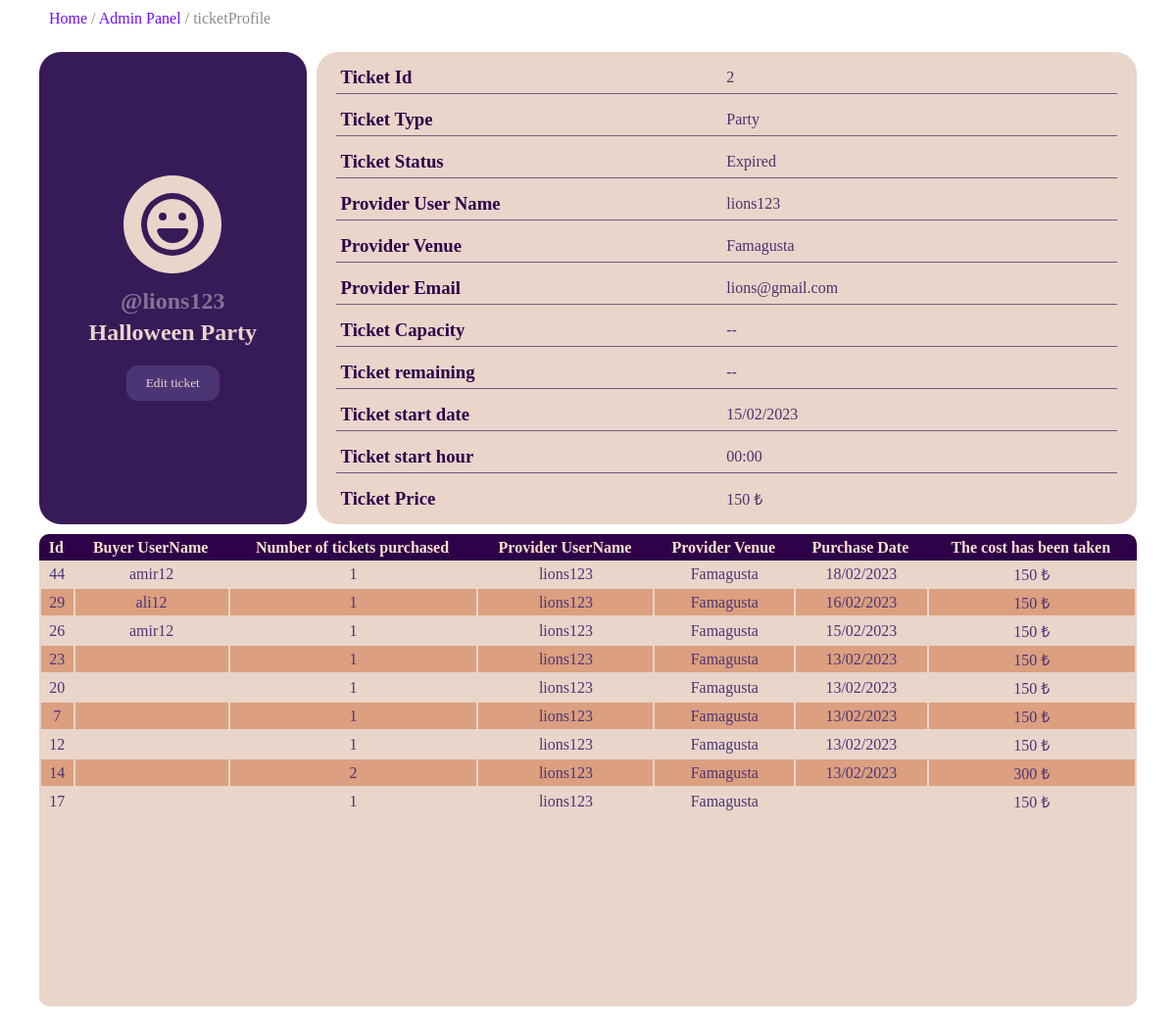
The page /panel/ticket/2/ (signed in) on the database its author committed.
### parties/models.py (models this page shows, shortened)
class PartyTicket(models.Model):
    name =  models.CharField(max_length=50,verbose_name="Party Name",null=True)
    provider = models.ForeignKey(Store,on_delete=models.CASCADE,null=True)
    price = models.IntegerField(null=True)
    start_date = models.DateTimeField(verbose_name="Start Date",null=True)
    description = models.TextField(null=True,blank=True)
    TICKET_STATUS = [
        ('cancled','Cancled'),
        ('expired','Expired'),
        ('sold out','Sold out'),
        ('selling','Selling'),
    ]
    status = models.CharField(max_length=10,choices=TICKET_STATUS,default='Selling')

class Store(models.Model):
    username = models.OneToOneField(User,on_delete=models.CASCADE,null=True)
    name = models.CharField(max_length=100,verbose_name="Name",null=True)
    address = models.CharField(max_length=200,verbose_name="Address",null=True)
    email = models.CharField(max_length=100,verbose_name="Email",null=True)
    class Meta:
        verbose_name="Provider"
    def __str__(self):
        return self.username.username

### admin_panel/models.py (models this page shows, shortened)
class CartItem(models.Model):
    product = models.ForeignKey(PartyTicket,on_delete=models.CASCADE,null=True)
    is_ordered = models.BooleanField(default=False)
    created_date = models.DateTimeField(null=True)
    quantity = models.IntegerField(default=1)
    class Meta:
        ordering = ('created_date',)
    def total_price(self):
        return self.quantity * self.product.price
    total_price = property(total_price)

class Cart(models.Model):
    customer = models.ForeignKey(Customer,on_delete=models.CASCADE,verbose_name='Csutomer name',null=True)
    ref_code = models.CharField(max_length=15,blank=True,null=True)
    creation_date = models.DateTimeField(auto_now_add=True,verbose_name='creation date')
    items = models.ManyToManyField(CartItem,blank=True)
    class Meta:
        ordering = ('-creation_date',)
    def total_price(self):
        return sum([item.product.price*item.quantity for item in self.items.all() if item.is_ordered is False])
    total_price = property(total_price)

### account/models.py (models this page shows, shortened)
class Customer(models.Model):
    user = models.OneToOneField(User,on_delete=models.CASCADE)
    fname = models.CharField(max_length=200,null=True,verbose_name="First name")
    lname = models.CharField(max_length=200,null=True,verbose_name="Last name")
    email = models.EmailField(max_length=200,null=True,unique=True)
    forget_pass_token = models.CharField(max_length=100,blank=True,null=True)
    def __str__(self):
        return f"{self.user}"

### account/decorators.py (the view)
        def wrapper(request,*args,**kwargs):
            if request.user.groups.exists:
                x = request.user.groups.all()[0]
            if str(x) in allowed_roles:
                return view_function(request,*args,**kwargs)
            else:
                return redirect("/")

### admin_panel/views.py (called while the page is built)
@login_required(login_url="/account/login/")
@allowed_users(['admin'])
def TicketInfo(request,pk):
    ticket = get_object_or_404(PartyTicket,id=pk)
    form = EditTicketForm(instance = ticket)
    purchased_tickets = CartItem.objects.filter(product__id=pk,is_ordered=True).order_by('-created_date')
    context={
        'ticket':ticket,
        'purchased_tickets':purchased_tickets,
        'form':form
    }
    return render(request,'admin/ticket-info.html',context)

### templates/admin/ticket-info.html (shortened to what this page needs)
{% load static %}
<!DOCTYPE html>
<html lang="en">
<head>
    <link rel="stylesheet" href="{% static 'css/ticket-info.css' %}">
</head>
<body>
    <div class="container">
        <div class="sections">
            <span><a href="/">Home</a> / <a href="{% url 'admin-admin:admin-panel' user %}">Admin Panel</a> / <a href=".">ticketProfile</a> </span>
        </div>
        <div class="content">
            <div class="ticketProfile">
              <div class="profile">
              </div>
              <div class="profile-desc">
                <h4 class="username">@{{ticket.provider}}</h4>
                <h2 class="fullname">{{ticket.name}} Party</h2>
              </div>
              <div class="btns">
                <button class="edit-ticket">Edit ticket</button>
              </div>
            </div>
            <div class="ticket-info">
                <div class=" ticket-information">
                    <h3 class="info-title">Ticket Id</h3>
                    <p class="ticketInfo">{{ticket.id}}</p>
                </div>
                <div class=" ticket-information">
                    <h3 class="info-title">Ticket Type</h3>
                    <p class="ticketInfo">Party</p>
                </div>
                <div class=" ticket-information">
                    <h3 class="info-title">Ticket Status</h3>
                    <p class="ticketInfo">{{ticket.get_status_display}}</p>
                </div>
                <div class=" ticket-information">
                    <h3 class="info-title">Provider User Name</h3>
                    <p class="ticketInfo">{{ticket.provider}}</p>
                </div>
                <div class=" ticket-information">
                    <h3 class="info-title">Provider Venue</h3>
                    <p class="ticketInfo">{{ticket.provider.address}}</p>
                </div>
                <div class=" ticket-information">
                    <h3 class="info-title">Provider Email</h3>
                    <p class="ticketInfo">{{ticket.provider.email}}</p>
                </div>
                <div class=" ticket-information">
                    <h3 class="info-title">Ticket Capacity</h3>
                    <p class="ticketInfo">--</p>
                </div>
                <div class=" ticket-information">
                    <h3 class="info-title">Ticket remaining</h3>
                    <p class="ticketInfo">--</p>
                </div>
                <div class=" ticket-information">
                    <h3 class="info-title">Ticket start date</h3>
                    <p class="ticketInfo">{{ticket.start_date|date:'d/m/Y'}}</p>
                </div>
                <div class=" ticket-information">
                    <h3 class="info-title">Ticket start hour</h3>
                    <p class="ticketInfo">{{ticket.start_date|date:'H:i'}}</p>
                </div>
                <div class=" ticket-information">
                    <h3 class="info-title">Ticket Price</h3>
                    <p class="ticketInfo">{{ticket.price}} ₺</p>
                </div>
            </div>
            <div class="purchased-tickets-table">
                <table>
                    <thead>
                        <tr>
                            <th>Id</th>
                            <th>Buyer UserName</th>
                            <th>Number of tickets purchased</th>
                            <th>Provider UserName</th>
                            <th>Provider Venue</th>
                            <th>Purchase Date</th>
                            <th>The cost has been taken</th>
                        </tr>
                    </thead>
                    <tbody>
                        {% for ticket in purchased_tickets %}
                        <tr>
                            <td>{{ticket.id}}</td>
                            <td>{{ticket.cart_set.all.0.customer}}</td>
                            <td>{{ticket.quantity}}</td>
                            <td>{{ticket.product.provider}}</td>
                            <td>{{ticket.product.provider.address}}</td>
                            <td>{{ticket.created_date|date:'d/m/Y'}}</td>
                            <td>{{ticket.total_price}} ₺</td>
                        </tr>
                        {% endfor %}
                    </tbody>
                </table>
            </div>
        </div>
    </div>
</body>
</html>

### rows shown on the page
PartyTicket: provider "lions123", name "Halloween", id "2", status "Expired", provider.address "Famagusta", provider.email "lions@gmail.com", start_date "15/02/2023", start_date "00:00", price "150"
CartItem: id "44", cart_set.all.0.customer "amir12", quantity "1", product.provider "lions123", product.provider.address "Famagusta", created_date "18/02/2023", total_price "150"
CartItem: id "29", cart_set.all.0.customer "ali12", quantity "1", product.provider "lions123", product.provider.address "Famagusta", created_date "16/02/2023", total_price "150"
CartItem: id "26", cart_set.all.0.customer "amir12", quantity "1", product.provider "lions123", product.provider.address "Famagusta", created_date "15/02/2023", total_price "150"
CartItem: id "23", quantity "1", product.provider "lions123", product.provider.address "Famagusta", created_date "13/02/2023", total_price "150"
CartItem: id "20", quantity "1", product.provider "lions123", product.provider.address "Famagusta", created_date "13/02/2023", total_price "150"
CartItem: id "7", quantity "1", product.provider "lions123", product.provider.address "Famagusta", created_date "13/02/2023", total_price "150"
CartItem: id "12", quantity "1", product.provider "lions123", product.provider.address "Famagusta", created_date "13/02/2023", total_price "150"
CartItem: id "14", quantity "2", product.provider "lions123", product.provider.address "Famagusta", created_date "13/02/2023", total_price "300"
CartItem: id "17", quantity "1", product.provider "lions123", product.provider.address "Famagusta", total_price "150"
